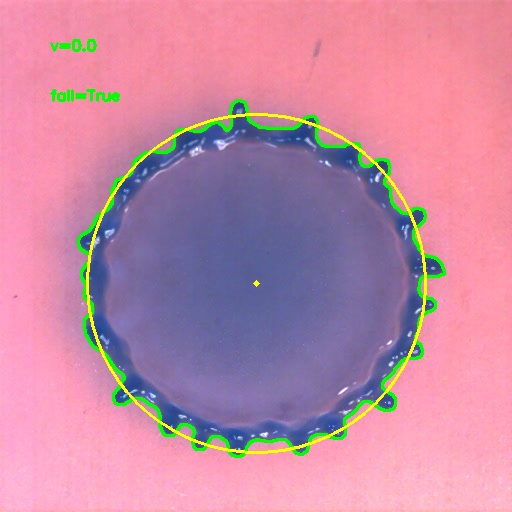
#> input picture assets/case1/input.jpg, 512 x 512 px
$ python -i color_filter.py   (imports and definitions only)
#> lines starting #> are read from the running program, lines starting #| are printed output that depends on the picture; after the words box and inside, x2 and y2 are one past the last pixel; in counts of white or black regions, pixels touching at a corner belong together
import cv2
import numpy as np

def setMask(src: np.ndarray, mask: np.ndarray) -> np.ndarray:
    channels = cv2.split(src)
    result = []
    for i in range(len(channels)):
        result.append(cv2.bitwise_and(channels[i], mask))
    dest = cv2.merge(result)
    return dest

class ColorFilter(object):
    def __init__(self):
        self.colorRange = [
            ((0,43,46),(10,255,255)),
            ((156,43,46),(180,255,255)),
        ]

    def __call__(self, src: np.ndarray) -> np.ndarray:
        # 必要的函数注释
        finalMask = np.zeros_like(src)[:, :, 0]
        # finalMask指的是 最终合成的掩膜
        hsv = cv2.cvtColor(src, cv2.COLOR_BGR2HSV)
        # 将图像转为HSV通道
        for each in self.colorRange:
            # 逐一获取HSV范围
            lower, upper = each
            # HSV范围解构为 起始 和 结束
            mask = cv2.inRange(hsv, lower, upper)
            # 制作该HSV范围的掩膜
            finalMask = cv2.bitwise_or(finalMask, mask)
            # 掩膜合并 目标颜色 = 颜色1 + 颜色2 + ... + 颜色n
            # 注：inRange()不在HSV范围内的部分 数值为 0
            dest = setMask(src, finalMask)
            # 设置掩膜
            return dest

>>> import cv2
>>> picture = cv2.imread('../assets/case1/input.jpg')
#> picture is the input picture: shape (512, 512, 3); mean B, G, R 164.1, 137.6, 195.8
>>> result = ColorFilter()(picture)
#> in __call__, `hsv = cv2.cvtColor(src, cv2.COLOR_BGR2HSV)`: hsv: shape (512, 512, 3); mean H, S, V 150, 100.9, 215
#> the loop in __call__, `for each in self.colorRange:` made 1 pass
#> pass 1, in __call__, `mask = cv2.inRange(hsv, lower, upper)`:
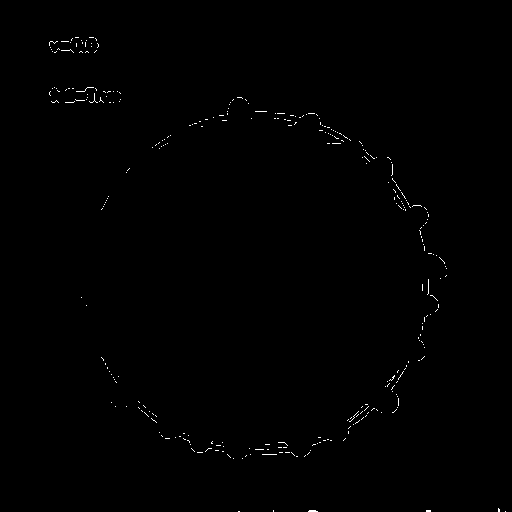
#> mask: shape (512, 512); 0.36% white in thin lines or dots, all inside (x1, y1, x2, y2) = (49, 37, 506, 512)
